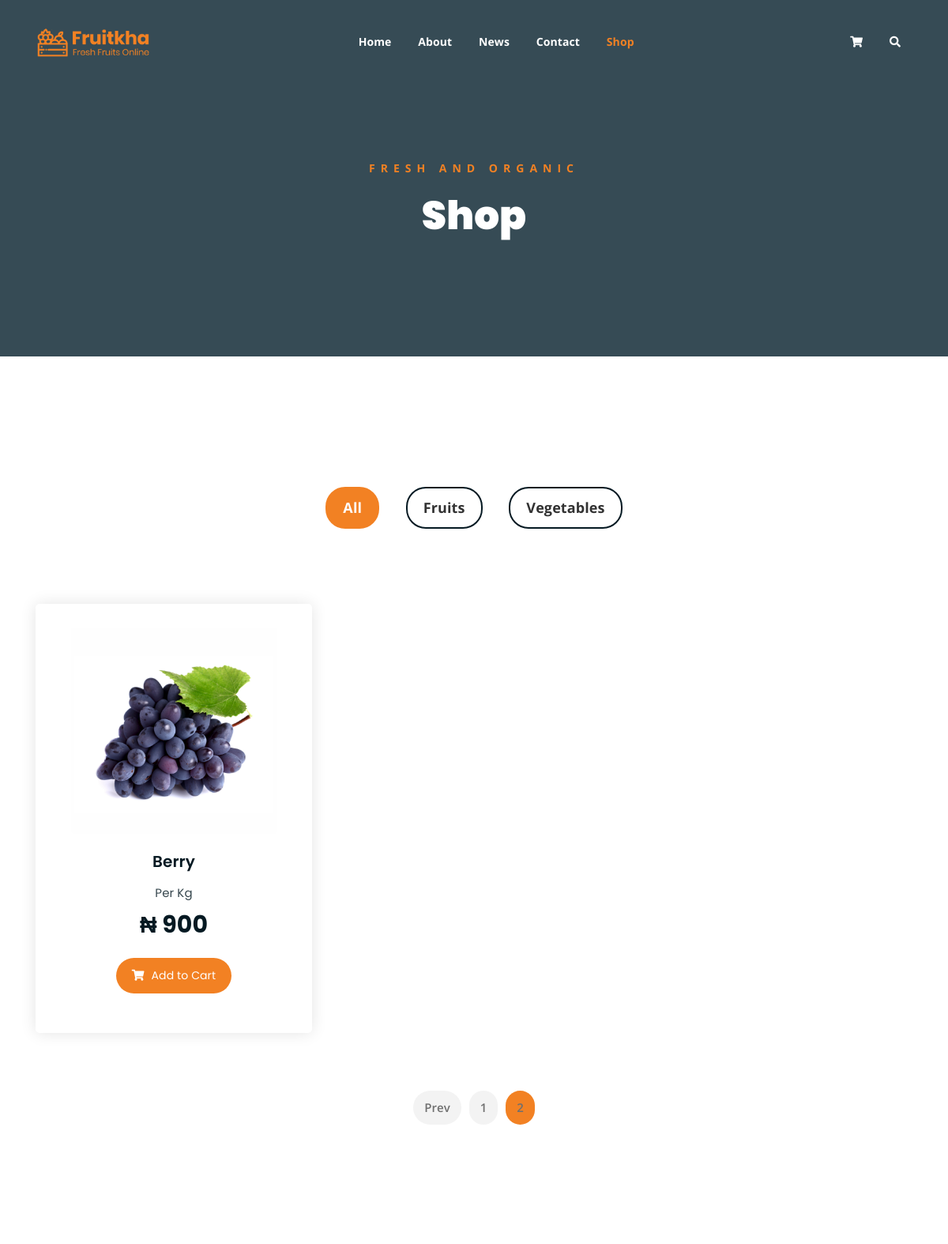
Page /app/products/?page=2 (upper part) on the earlier database version.
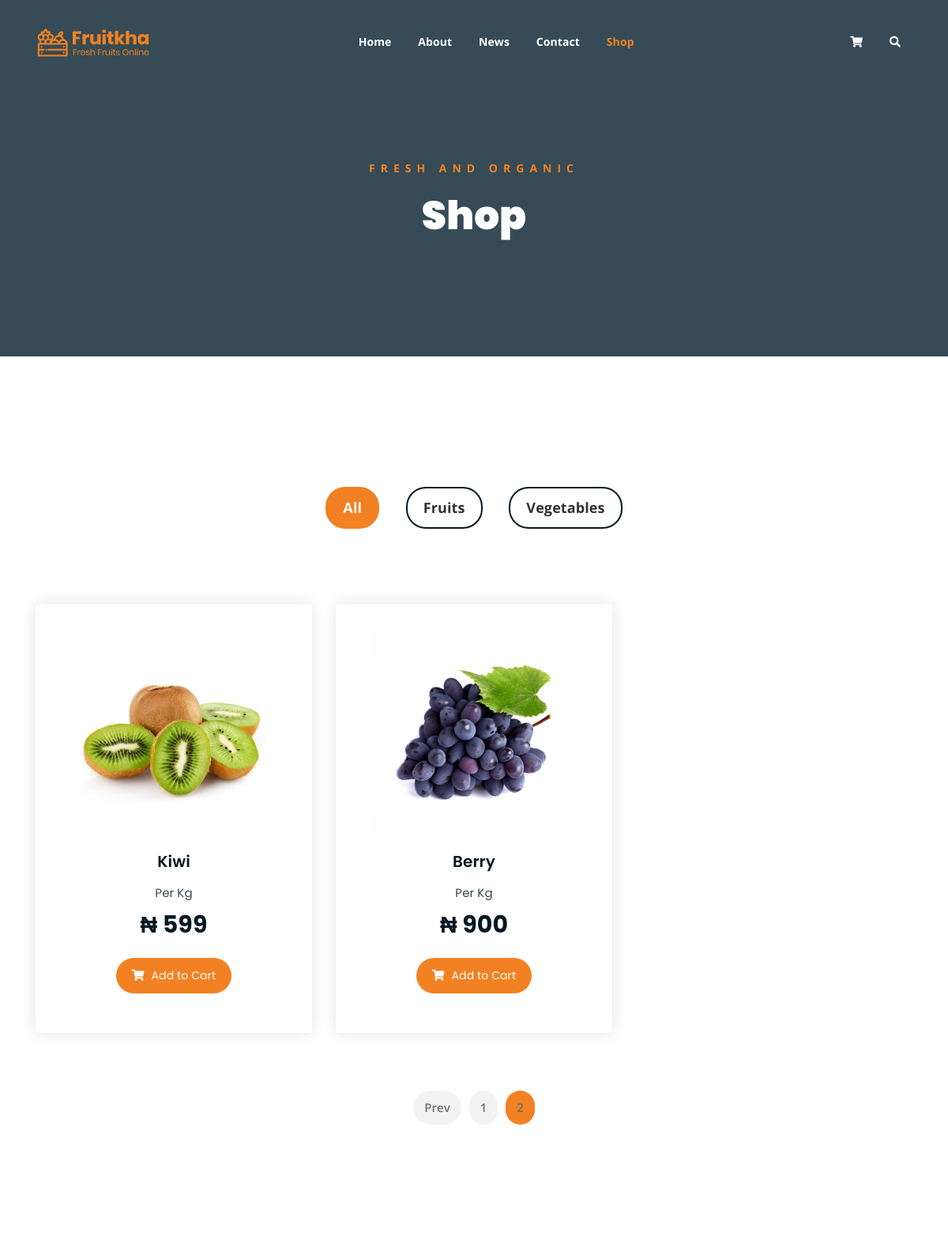
Same page on the later database version.
### shopapp/models.py (models this page shows, shortened)
class Category(models.Model):
    cat_name = models.CharField(verbose_name = 'Category Name', max_length = 100)
    image = models.ImageField(verbose_name = 'Category Image', null=True, blank=True, upload_to='uploads/')

class Products(models.Model):
    prod_name = models.CharField(verbose_name = 'Product Name', max_length = 100)
    slug = models.SlugField(unique=True)
    image = models.ImageField(verbose_name = 'Category Image', null=True, blank=True, upload_to='uploads/')
    category = models.ManyToManyField(Category, related_name = 'products', null=True, blank=True)
    description = models.TextField(verbose_name = 'Description', blank=True, null=True)
    price = models.PositiveIntegerField()
    quantity = models.IntegerField()
    created = models.DateTimeField(default=now, editable=False, null=True, blank=True)

### shopapp/views.py (the view)
# urls.py: path('products/', views.products, name='products'),
def products(request):
    product = Products.objects.all().order_by('-created')
    category = Category.objects.all()
    page = request.GET.get('page')
    num_of_items = 3
    paginator = Paginator(product, num_of_items)
    try:
        product = paginator.page(page)
    except PageNotAnInteger:
        page = 1
        product = paginator.page(page)
    except EmptyPage:
        page = paginator.num_pages
        product = paginator.page(page)
    context = {
        'product': product,
        'paginator': paginator,
        'category': category,
    }
    return render(request, 'frontend/shop.html', context)

### template/frontend/shop.html (shortened to what this page needs)
{% extends 'frontend/base.html' %}
{% load static %}
{% block content %}
	<div class="breadcrumb-section breadcrumb-bg">
		<div class="container">
			<div class="row">
				<div class="col-lg-8 offset-lg-2 text-center">
					<div class="breadcrumb-text">
						<p>Fresh and Organic</p>
						<h1>Shop</h1>
					</div>
				</div>
			</div>
		</div>
	</div>
	<div class="product-section mt-150 mb-150">
		<div class="container">
			<div class="row">
                <div class="col-md-12">
                    <div class="product-filters">
                        <ul>
                            <li class="active" data-filter="*">All</li>
							{% if category %}
							{% for cat in category %}
                            <li data-filter=".strawberry">{{cat.cat_name}}</li>
							{% endfor%}
							{% endif %}
                        </ul>
                    </div>
                </div>
            </div>
			<div class="row product-lists">
				{% if product %}
					{% for prod in product %}
				<div class="col-lg-4 col-md-6 text-center strawberry">
					<div class="single-product-item">
						<div class="product-image">
							<a href="{% url 'shopapp:product_detail' prod.slug %}"><img src="{{prod.image.url}}" alt=""></a>
						</div>
						<h3>{{prod.prod_name}}</h3>
						<p class="product-price"><span>Per Kg</span> &#8358; {{prod.price}} </p>
						<a href="{% url 'shopapp:product_detail' prod.slug %}" class="cart-btn"><i class="fas fa-shopping-cart"></i> Add to Cart</a>
					</div>
				</div>
					{% endfor %}
					{% else %}
					<p>No product yet</p>
				{% endif %}
			</div>
			<div class="row">
				<div class="col-lg-12 text-center">
					<div class="pagination-wrap">
						<ul>
							{% if product.has_previous %}
							<li><a href="?page={{product.previous_page_number}}">Prev</a></li>
							{% endif %}
							{% for page in paginator.page_range %}
							{% if page == product.number %}
							<li><a class="active" href="?page={{page}}">{{page}} </a></li>
							{% else %}
							<li><a href="?page={{page}}">{{page}}</a></li>
							{% endif %}
							{% endfor %}
						</ul>
					</div>
				</div>
			</div>
		</div>
	</div>
{% endblock %}

### template/frontend/base.html (shortened to what this page needs)
{% load static %}
<!DOCTYPE html>
<html lang="en">
<head>
	<link rel="stylesheet" href="{% static 'frontend/assets/css/all.min.css' %}">
	<link rel="stylesheet" href="{% static 'frontend/assets/bootstrap/css/bootstrap.min.css' %}">
	<link rel="stylesheet" href="{% static 'frontend/assets/css/owl.carousel.css' %}">
	<link rel="stylesheet" href="{% static 'frontend/assets/css/magnific-popup.css' %}">
	<link rel="stylesheet" href="{% static 'frontend/assets/css/animate.css' %}">
	<link rel="stylesheet" href="{% static 'frontend/assets/css/meanmenu.min.css' %}">
	<link rel="stylesheet" href="{% static 'frontend/assets/css/main.css' %}">
	<link rel="stylesheet" href="{% static 'frontend/assets/css/responsive.css' %}">
</head>
<body>
	<div class="top-header-area" id="sticker">
		<div class="container">
			<div class="row">
				<div class="col-lg-12 col-sm-12 text-center">
					<div class="main-menu-wrap">
						<div class="site-logo">
							<a href="{% url 'index' %}">
								<img src="{% static 'frontend/assets/img/logo.png' %}" alt="">
							</a>
						</div>
						<nav class="main-menu">
							<ul>
                            <li {% if request.path == '/' %} class="current-list-item" {% endif %}><a href="{% url 'index' %}">Home</a>
								</li>
								<li {% if request.path == '/app/about/' %} class="current-list-item" {% endif %}><a href="{% url 'shopapp:about' %}">About</a></li>
								<li {% if request.path == '/app/news/' %} class="current-list-item" {% endif %}><a href="{% url 'shopapp:news'%}">News</a>
								</li>
								<li {% if request.path == '/app/contact/' %} class="current-list-item" {% endif %}><a href="{% url 'shopapp:contact' %}">Contact</a></li>
								<li {% if request.path == '/app/products/' %} class="current-list-item" {% endif %}><a href="{% url 'shopapp:products' %}">Shop</a>
								</li>
								<li>
									<div class="header-icons">
										<a class="shopping-cart" href="{% url 'shopapp:cart' %}"><i class="fas fa-shopping-cart"></i></a>
										<a class="mobile-hide search-bar-icon" href="#"><i class="fas fa-search"></i></a>
									</div>
								</li>
							</ul>
						</nav>
					</div>
				</div>
			</div>
		</div>
	</div>
{% block content %}
{% endblock %}
</body>
</html>

Differences in the rows shown:
now on this page (row edited): Products: image (picture), prod_name "Kiwi", price "599"
